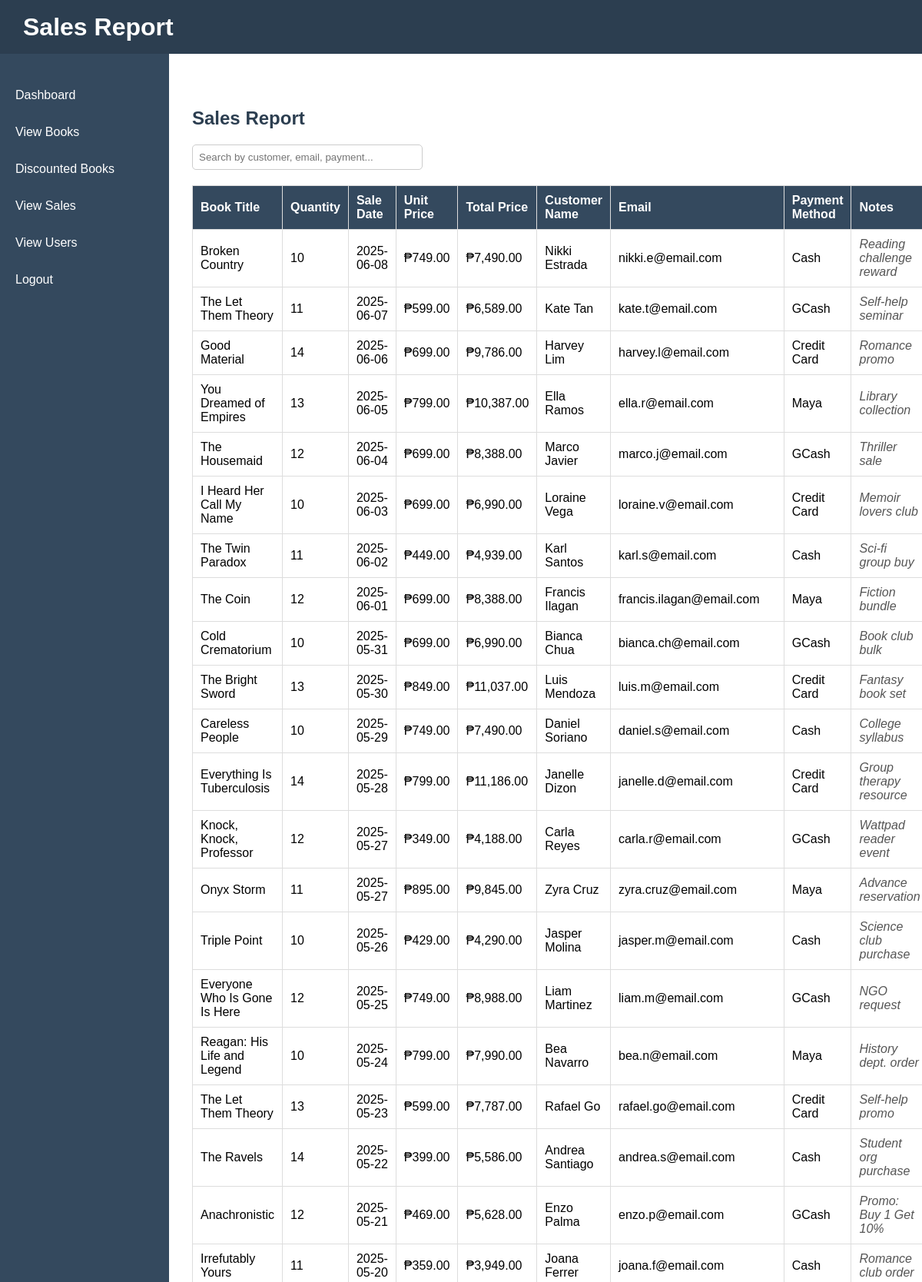
Page /view_sales.php (upper part) on the committed database.
### tables this page shows
CREATE TABLE `sales` (
  `id` int(11) NOT NULL,
  `book_title` varchar(255) DEFAULT NULL,
  `quantity` int(11) DEFAULT NULL,
  `unit_price` decimal(10,2) DEFAULT NULL,
  `total_price` decimal(10,2) DEFAULT NULL,
  `sale_date` date DEFAULT NULL,
  `customer_name` varchar(255) DEFAULT NULL,
  `email` varchar(255) DEFAULT NULL,
  `payment_method` varchar(50) DEFAULT NULL,
  `notes` text DEFAULT NULL
);

### view_sales.php (the view, shortened to what this page needs)
<?php
include 'database.php';
$sql = "
  SELECT
    s.book_title,
    s.quantity,
    s.sale_date,
    s.unit_price,
    s.total_price,
    s.customer_name,
    s.email,
    s.payment_method,
    s.notes
  FROM sales s
  ORDER BY s.sale_date DESC
";
$result = mysqli_query($conn, $sql);
?>
<!DOCTYPE html>
<html lang="en">
<head>
</head>
<body>
  <div class="header">
    <h1>Sales Report</h1>
  </div>
  <div class="container">
    <div class="sidebar">
      <a href="dashboard.php">Dashboard</a>
      <a href="view_books.php">View Books</a>
      <a href="discounted_books.php">Discounted Books</a>
      <a href="view_sales.php">View Sales</a>
      <a href="view_users.php">View Users</a>
      <a href="logout.php" onclick="return confirmLogout()">Logout</a>
</div>
    <main class="main">
      <h2>Sales Report</h2>
      <div class="search-bar">
        <input
          type="text"
          id="searchInput"
          placeholder="Search by customer, email, payment..."
          onkeyup="filterTable()"
        />
      </div>
      <table id="salesTable">
        <thead>
          <tr>
            <th>Book Title</th>
            <th>Quantity</th>
            <th>Sale Date</th>
            <th>Unit Price</th>
            <th>Total Price</th>
            <th>Customer Name</th>
            <th>Email</th>
            <th>Payment Method</th>
            <th>Notes</th>
          </tr>
        </thead>
        <tbody>
          <?php if (mysqli_num_rows($result) > 0): ?>
            <?php while($row = mysqli_fetch_assoc($result)): ?>
              <tr>
                <td><?= htmlspecialchars($row['book_title']) ?></td>
                <td><?= $row['quantity'] ?></td>
                <td><?= $row['sale_date'] ?></td>
                <td>₱<?= number_format($row['unit_price'], 2) ?></td>
                <td>₱<?= number_format($row['total_price'], 2) ?></td>
                <td><?= htmlspecialchars($row['customer_name']) ?></td>
                <td><?= htmlspecialchars($row['email']) ?></td>
                <td><?= htmlspecialchars($row['payment_method']) ?></td>
                <td class="notes"><?= htmlspecialchars($row['notes']) ?></td>
              </tr>
            <?php endwhile; ?>
          <?php else: ?>
            <tr><td colspan="9">No sales found.</td></tr>
          <?php endif; ?>
        </tbody>
      </table>
    </main>
  </div>
</body>
</html>

### view_sales.php (style rules this page uses)
* { box-sizing: border-box; }
body { font-family: Arial, sans-serif; background: #f9f9f9; margin: 0; padding: 0; height: 100vh; overflow: hidden; display: flex; flex-direction: column; }
.header { position: fixed; top: 0; left: 0; right: 0; height: 70px; background-color: #2c3e50; color: white; padding: 20px 30px; display: flex; align-items: center; z-index: 1000; }
.container { display: flex; flex-grow: 1; margin-top: 70px; height: calc(100vh - 70px); }
.sidebar { position: fixed; top: 70px; left: 0; width: 220px; height: calc(100vh - 70px); background: #34495e; padding-top: 30px; overflow: auto; }
.sidebar a { display: block; color: white; padding: 15px 20px; text-decoration: none; transition: background-color 0.3s; }
.main { margin-left: 220px; padding: 30px; overflow-y: auto; flex-grow: 1; background: #fff; }
.main h2 { margin-top: 40px; color: #2c3e50; }
.search-bar { margin-bottom: 20px; }
.search-bar input { padding: 8px; width: 300px; border: 1px solid #ccc; border-radius: 5px; }
table { width: 100%; border-collapse: collapse; background: white; }
th, td { padding: 10px; border: 1px solid #ddd; text-align: left; }
th { background-color: #34495e; color: white; position: sticky; top: 0; z-index: 10; }
.notes { font-style: italic; color: #555; }

### rows in the picture
sales: book_title "Broken Country", quantity "10", sale_date "2025-06-08", unit_price "749.00", total_price "7,490.00", customer_name "Nikki Estrada", email "nikki.e@email.com", payment_method "Cash", notes "Reading challenge reward"
sales: book_title "The Let Them Theory", quantity "11", sale_date "2025-06-07", unit_price "599.00", total_price "6,589.00", customer_name "Kate Tan", email "kate.t@email.com", payment_method "GCash", notes "Self-help seminar"
sales: book_title "Good Material", quantity "14", sale_date "2025-06-06", unit_price "699.00", total_price "9,786.00", customer_name "Harvey Lim", email "harvey.l@email.com", payment_method "Credit Card", notes "Romance promo"
sales: book_title "You Dreamed of Empires", quantity "13", sale_date "2025-06-05", unit_price "799.00", total_price "10,387.00", customer_name "Ella Ramos", email "ella.r@email.com", payment_method "Maya", notes "Library collection"
sales: book_title "The Housemaid", quantity "12", sale_date "2025-06-04", unit_price "699.00", total_price "8,388.00", customer_name "Marco Javier", email "marco.j@email.com", payment_method "GCash", notes "Thriller sale"
sales: book_title "I Heard Her Call My Name", quantity "10", sale_date "2025-06-03", unit_price "699.00", total_price "6,990.00", customer_name "Loraine Vega", email "loraine.v@email.com", payment_method "Credit Card", notes "Memoir lovers club"
sales: book_title "The Twin Paradox", quantity "11", sale_date "2025-06-02", unit_price "449.00", total_price "4,939.00", customer_name "Karl Santos", email "karl.s@email.com", payment_method "Cash", notes "Sci-fi group buy"
sales: book_title "The Coin", quantity "12", sale_date "2025-06-01", unit_price "699.00", total_price "8,388.00", customer_name "Francis Ilagan", email "francis.ilagan@email.com", payment_method "Maya", notes "Fiction bundle"
sales: book_title "Cold Crematorium", quantity "10", sale_date "2025-05-31", unit_price "699.00", total_price "6,990.00", customer_name "Bianca Chua", email "bianca.ch@email.com", payment_method "GCash", notes "Book club bulk"
sales: book_title "The Bright Sword", quantity "13", sale_date "2025-05-30", unit_price "849.00", total_price "11,037.00", customer_name "Luis Mendoza", email "luis.m@email.com", payment_method "Credit Card", notes "Fantasy book set"
sales: book_title "Careless People", quantity "10", sale_date "2025-05-29", unit_price "749.00", total_price "7,490.00", customer_name "Daniel Soriano", email "daniel.s@email.com", payment_method "Cash", notes "College syllabus"
sales: book_title "Everything Is Tuberculosis", quantity "14", sale_date "2025-05-28", unit_price "799.00", total_price "11,186.00", customer_name "Janelle Dizon", email "janelle.d@email.com", payment_method "Credit Card", notes "Group therapy resource"
sales: book_title "Knock, Knock, Professor", quantity "12", sale_date "2025-05-27", unit_price "349.00", total_price "4,188.00", customer_name "Carla Reyes", email "carla.r@email.com", payment_method "GCash", notes "Wattpad reader event"
sales: book_title "Onyx Storm", quantity "11", sale_date "2025-05-27", unit_price "895.00", total_price "9,845.00", customer_name "Zyra Cruz", email "zyra.cruz@email.com", payment_method "Maya", notes "Advance reservation"
sales: book_title "Triple Point", quantity "10", sale_date "2025-05-26", unit_price "429.00", total_price "4,290.00", customer_name "Jasper Molina", email "jasper.m@email.com", payment_method "Cash", notes "Science club purchase"
sales: book_title "Everyone Who Is Gone Is Here", quantity "12", sale_date "2025-05-25", unit_price "749.00", total_price "8,988.00", customer_name "Liam Martinez", email "liam.m@email.com", payment_method "GCash", notes "NGO request"
sales: book_title "Reagan: His Life and Legend", quantity "10", sale_date "2025-05-24", unit_price "799.00", total_price "7,990.00", customer_name "Bea Navarro", email "bea.n@email.com", payment_method "Maya", notes "History dept. order"
sales: book_title "The Let Them Theory", quantity "13", sale_date "2025-05-23", unit_price "599.00", total_price "7,787.00", customer_name "Rafael Go", email "rafael.go@email.com", payment_method "Credit Card", notes "Self-help promo"
sales: book_title "The Ravels", quantity "14", sale_date "2025-05-22", unit_price "399.00", total_price "5,586.00", customer_name "Andrea Santiago", email "andrea.s@email.com", payment_method "Cash", notes "Student org purchase"
sales: book_title "Anachronistic", quantity "12", sale_date "2025-05-21", unit_price "469.00", total_price "5,628.00", customer_name "Enzo Palma", email "enzo.p@email.com", payment_method "GCash", notes "Promo: Buy 1 Get 10%"
sales: book_title "Irrefutably Yours", quantity "11", sale_date "2025-05-20", unit_price "359.00", total_price "3,949.00", customer_name "Joana Ferrer", email "joana.f@email.com", payment_method "Cash", notes "Romance club order"
